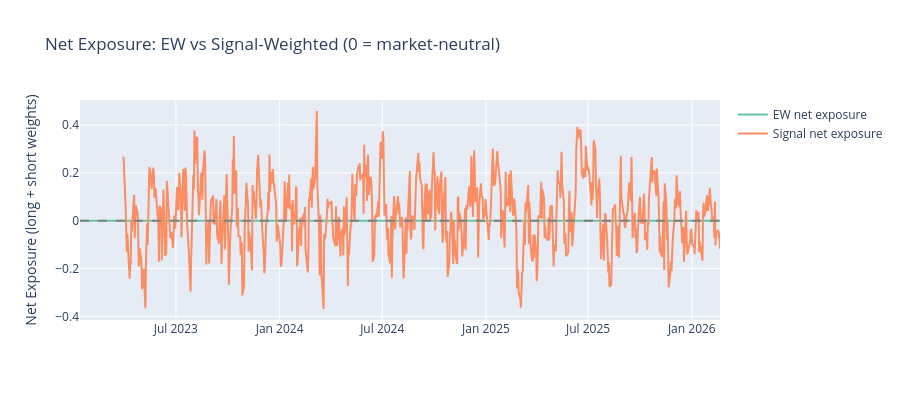

Here is the notebook cell this chart was saved with:
### Markdown cell above
## 5. Net Exposure Over Time — Is Kelly Creating Directional Bias?

### Code cell
# Plot net exposure over time
fig = go.Figure()
fig.add_trace(go.Scatter(
    x=ew_stats[DATE_COL].to_list(),
    y=ew_stats["net_exposure"].to_numpy(),
    name="EW net exposure",
    line=dict(color=colors[0]),
))
fig.add_trace(go.Scatter(
    x=signal_stats[DATE_COL].to_list(),
    y=signal_stats["net_exposure"].to_numpy(),
    name="Signal net exposure",
    line=dict(color=colors[1]),
))
fig.add_hline(y=0, line_dash="dash", line_color="gray")
fig.update_layout(
    title="Net Exposure: EW vs Signal-Weighted (0 = market-neutral)",
    yaxis_title="Net Exposure (long + short weights)",
    height=400,
)
fig.show()

### Figure 1 — Plotly figure (JSON) as saved in the notebook; plotly's stock layout.template omitted (floating-point values rounded to 4 significant figures; data arrays with more than 128 entries replaced by an {"elided": "..."} marker saying what was removed)
{"data": [{"line": {"color": "rgb(102,194,165)"}, "name": "EW net exposure", "type": "scatter", "x": {"elided": "779 str values"}, "y": {"elided": "779 float values"}}, {"line": {"color": "rgb(252,141,98)"}, "name": "Signal net exposure", "type": "scatter", "x": {"elided": "726 str values"}, "y": {"elided": "726 float values"}}], "layout": {"height": 400, "shapes": [{"line": {"color": "gray", "dash": "dash"}, "type": "line", "x0": 0, "x1": 1, "xref": "x domain", "y0": 0, "y1": 0, "yref": "y"}], "title": {"text": "Net Exposure: EW vs Signal-Weighted (0 = market-neutral)"}, "yaxis": {"title": {"text": "Net Exposure (long + short weights)"}}}}
